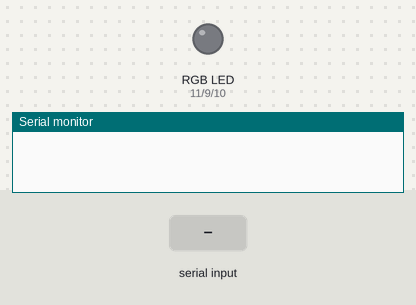
A sketch run on a simulated Arduino Uno, built with avr-gcc and run on an emulated ATmega328P. On the bench: an RGB LED mixed from three pins (HIGH = lit), the last lines printed to the serial monitor. The test bench sets the inputs (shaded band). Dim RGB values are drawn brighter than linear.

Above: at 1.2 s.
1.3 s: "90,45,200\n" received over Serial
At 2.2 s:
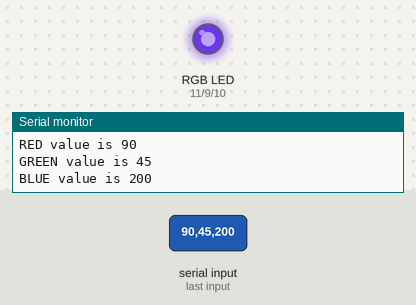
2.8 s: "30,150,10\n" received over Serial
At 3.3 s:
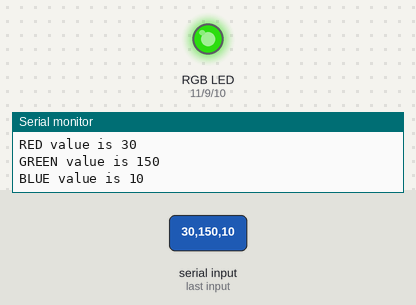
4.3 s: "1,90,45\n" received over Serial
At 5.6 s:
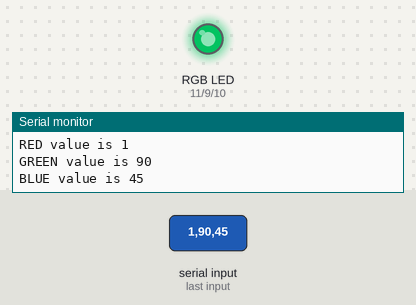
Timing chart, 0 to 7.3 s (numbered marks = the images above; inputs shaded):
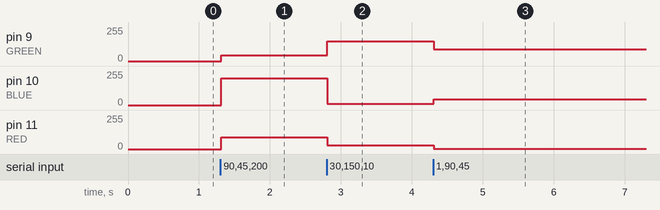

The sketch:

ex01.ino
```cpp
//RGB LED 핀 상수 정의
const int RED=11;
const int GREEN=9;
const int BLUE=10;
//RGB값을 저장할 정수형 변수 선언
int rval=0;
int gval=0;
int bval=0;

void setup()
{
    Serial.begin(9600); //9600 속도로 시리얼 통신 시작
    //RGB LED가 연결된 핀을 출력으로 지정
    Serial.setTimeout(10); // 정수값 수신 대기시간
    pinMode(RED, OUTPUT);
    pinMode(GREEN, OUTPUT);
    pinMode(BLUE, OUTPUT);
}

void loop()
{
    //수신 데이터가 있을 때만 프로그램 코드 실행
    while(Serial.available()>0)
    {
        rval=Serial.parseInt(); //첫 번째 정수값 읽음
        gval=Serial.parseInt(); //두 번째 정수값 읽음
        bval=Serial.parseInt(); //세 번째 정수값 읽음

      Serial.print("RED value is ");
      Serial.println(rval);
      Serial.print("GREEN value is ");
      Serial.println(gval);
      Serial.print("BLUE value is ");
      Serial.println(bval);

      if(Serial.read() == '\n') //전송 완료
        {
            //LED의 RGB값 설정
            analogWrite(RED, rval);
            analogWrite(GREEN, gval);
            analogWrite(BLUE, bval);
        }
    }
}
```

Measured:
- after the input at 1.3 s, pin 9 (GREEN): 0/255 → 45/255 at once; pin 10 (BLUE): 0/255 → 200/255 at once; pin 11 (RED): 0/255 → 90/255 at once
- after the input at 2.8 s, pin 9 (GREEN): 45/255 → 150/255 at once; pin 10 (BLUE): 200/255 → 10/255 at once; pin 11 (RED): 90/255 → 30/255 at once
- after the input at 4.3 s, pin 9 (GREEN): 150/255 → 90/255 at once; pin 10 (BLUE): 10/255 → 45/255 at once; pin 11 (RED): 30/255 → 1/255 at once
